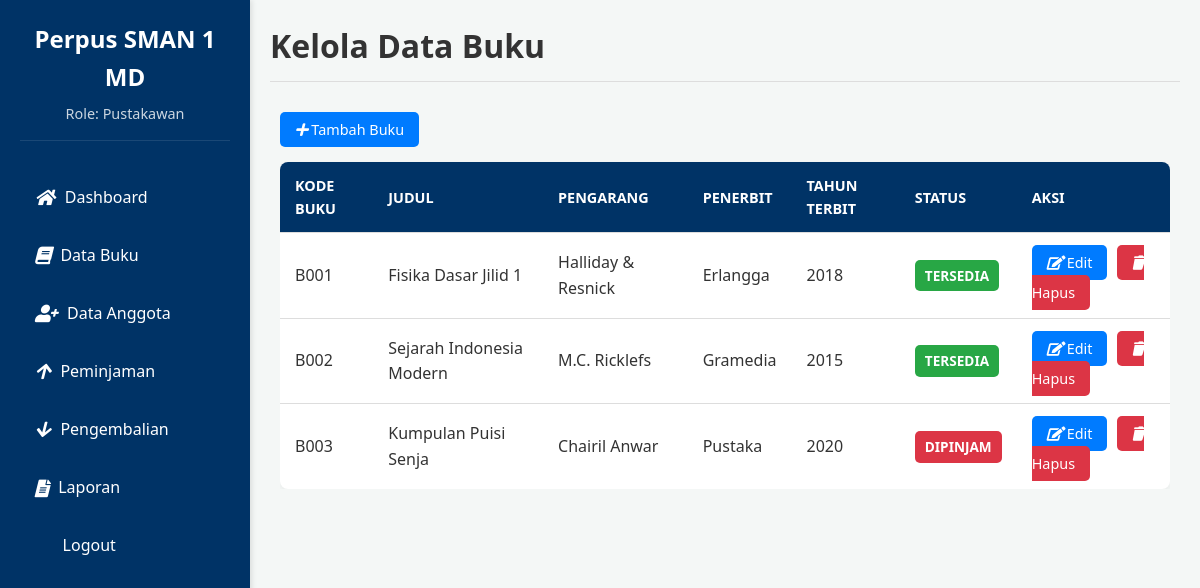
Screenshot of /pustakawan/buku.php (signed in) with the database file from the repository.
### tables this page shows
CREATE TABLE buku (
    kode_buku VARCHAR(20) NOT NULL,  
    judul VARCHAR(255) NOT NULL,
    pengarang VARCHAR(100) NOT NULL,
    penerbit VARCHAR(100) NOT NULL,
    tahun_terbit YEAR NOT NULL,
    stok INT(11) NOT NULL DEFAULT 1,  
    status ENUM('TERSEDIA', 'DIPINJAM') NOT NULL DEFAULT 'TERSEDIA',
    PRIMARY KEY (kode_buku)
);

### pustakawan/buku.php (the view, shortened to what this page needs)
<?php
require_once '../config/database.php';
$db = new Database();
$conn = $db->getConnection();
$result = $conn->query("SELECT * FROM buku ORDER BY kode_buku ASC");
$buku = $result->fetch_all(MYSQLI_ASSOC);
echo get_header("Kelola Data Buku", $_SESSION['role']);
?>
<button class="btn btn-primary" data-modal-target="modalAddEdit"><i class="icon-plus"></i> Tambah Buku</button>
<div class="table-responsive">
    <table class="data-table">
        <thead>
            <tr>
                <th>Kode Buku</th>
                <th>Judul</th>
                <th>Pengarang</th>
                <th>Penerbit</th>
                <th>Tahun Terbit</th>
                <th>Status</th>
                <th>Aksi</th>
            </tr>
        </thead>
        <tbody>
            <?php foreach ($buku as $b): ?>
            <tr>
                <td><?php echo $b['kode_buku']; ?></td>
                <td><?php echo $b['judul']; ?></td>
                <td><?php echo $b['pengarang']; ?></td>
                <td><?php echo $b['penerbit']; ?></td>
                <td><?php echo $b['tahun_terbit']; ?></td>
                <td>
                    <?php if ($b['status'] == 'TERSEDIA'): ?>
                        <span class="status-badge status-tersedia"><?php echo $b['status']; ?></span>
                    <?php else: ?>
                        <span class="status-badge status-dipinjam"><?php echo $b['status']; ?></span>
                    <?php endif; ?>
                </td>
                <td>
                    <button class="btn btn-primary btn-sm"
                            data-modal-target="modalAddEdit"
                            data-kode="<?php echo htmlspecialchars($b['kode_buku']); ?>"
                            data-judul="<?php echo htmlspecialchars($b['judul']); ?>"
                            data-pengarang="<?php echo htmlspecialchars($b['pengarang']); ?>"
                            data-penerbit="<?php echo htmlspecialchars($b['penerbit']); ?>"
                            data-tahun="<?php echo $b['tahun_terbit']; ?>"
                            data-status="<?php echo $b['status']; ?>"
                            onclick="editBuku(this)"><i class="icon-edit"></i> Edit</button>
                    <a href="buku.php?delete_id=<?php echo urlencode($b['kode_buku']); ?>"
                       class="btn btn-danger btn-sm"
                       onclick="return confirm('Yakin ingin menghapus buku ini? Pastikan buku tidak sedang dipinjam.');"><i class="icon-trash"></i> Hapus</a>
                </td>
            </tr>
            <?php endforeach; ?>
        </tbody>
    </table>
</div>
<?php
echo get_footer();
?>

### assets/css/style.css (style rules this page uses)
* { box-sizing: border-box; margin: 0; padding: 0; font-family: 'Segoe UI', Tahoma, Geneva, Verdana, sans-serif; }
:root { --primary-color: #003366; --secondary-color: #007bff; --background-color: #f4f7f6; --card-background: #ffffff; --text-color: #333; --success-color: #28a745; --danger-color: #dc3545; --border-color: #ddd; }
body { background-color: var(--background-color); color: var(--text-color); line-height: 1.6; }
a { text-decoration: none; color: var(--secondary-color); }
.table-responsive { overflow-x: auto; }
.data-table { width: 100%; border-collapse: collapse; margin-top: 15px; background: var(--card-background); border-radius: 8px; overflow: hidden; box-shadow: 0 2px 5px rgba(0, 0, 0, 0.05); }
.data-table th, .data-table td { padding: 12px 15px; text-align: left; border-bottom: 1px solid var(--border-color); }
.data-table th { background-color: var(--primary-color); color: white; font-weight: 600; text-transform: uppercase; font-size: 0.9em; }
.data-table tr:last-child td { border-bottom: none; }
.status-badge { display: inline-block; padding: 5px 10px; border-radius: 5px; font-weight: bold; font-size: 0.85em; text-transform: uppercase; }
.status-tersedia { background-color: var(--success-color); color: white; }
.status-dipinjam { background-color: var(--danger-color); color: white; }
.btn { padding: 8px 15px; border: none; border-radius: 5px; cursor: pointer; font-size: 0.9em; margin-right: 5px; transition: opacity 0.3s; }
.btn-primary { background-color: var(--secondary-color); color: white; }
.btn-danger { background-color: var(--danger-color); color: white; }
.icon-plus:before { content: "\f067"; font-family: "Font Awesome 5 Free"; font-weight: 900; }
.icon-edit:before { content: "\f044"; font-family: "Font Awesome 5 Free"; font-weight: 900; }
.icon-trash:before { content: "\f1f8"; font-family: "Font Awesome 5 Free"; font-weight: 900; }

### rows the page displays
buku: kode_buku "B001", judul "Fisika Dasar Jilid 1", pengarang "Halliday & Resnick", penerbit "Erlangga", tahun_terbit "2018", status "TERSEDIA"
buku: kode_buku "B002", judul "Sejarah Indonesia Modern", pengarang "M.C. Ricklefs", penerbit "Gramedia", tahun_terbit "2015", status "TERSEDIA"
buku: kode_buku "B003", judul "Kumpulan Puisi Senja", pengarang "Chairil Anwar", penerbit "Pustaka", tahun_terbit "2020", status "DIPINJAM"

### other values shown
$role "Pustakawan"
$item['text'] "Dashboard"
$item['text'] "Data Buku"
$item['text'] "Data Anggota"
$item['text'] "Peminjaman"
$item['text'] "Pengembalian"
$item['text'] "Laporan"
$title "Kelola Data Buku"
